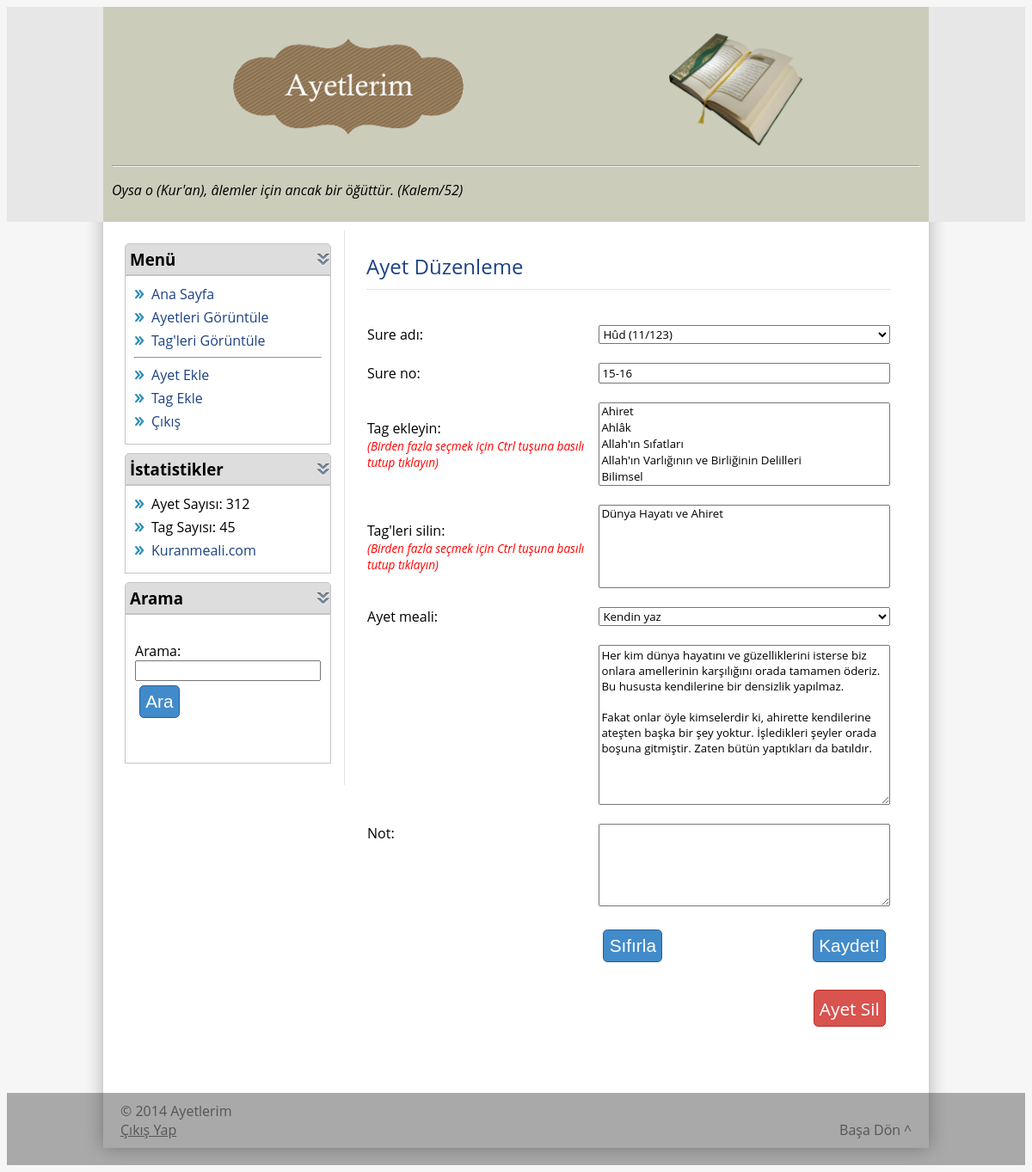
/ayetler.php?action=ayetDuzenle&ayetId=77 (signed in), run on the app's committed database.
### tables this page shows
CREATE TABLE IF NOT EXISTS `ayet` (
  `ayet_id` int(10) unsigned NOT NULL AUTO_INCREMENT,
  `tarih` int(10) unsigned NOT NULL,
  `sure_no` varchar(10) NOT NULL,
  `sure_adi` varchar(20) NOT NULL,
  `ayet_meal` varchar(5000) NOT NULL,
  `ek_not` varchar(5000) DEFAULT NULL,
  PRIMARY KEY (`ayet_id`)
);

### functions.php (called while the page is built, shortened)
<?php
function getLastResultNum($baglanti)
{
	$query = "SELECT FOUND_ROWS()";
	$result = mysqli_query($baglanti,$query);
	$result = mysqli_fetch_array($result, MYSQLI_NUM);
	return $result[0];
}
function tum_sureleri_ver()
{
	$sureler = array("Fâtiha", "Bakara", "Âl-i İmrân", "Nisâ", "Mâide", "Enâm", "Arâf", "Enfâl", "Tevbe", "Yunus", "Hûd", "Yusuf", "Rad", "İbrahim",
"Hicr", "Nahl", "İsrâ", "Kehf", "Meryem", "Tâ-Hâ", "Enbiyâ", "Hac", "Müminûn", "Nûr", "Furkan", "Şuarâ", "Neml", "Kasas", "Ankebût",
"Rûm", "Lokman", "Secde", "Ahzâb", "Sebe", "Fâtır", "Yâsin", "Sâffât", "Sâd", "Zümer", "Mümin", "Fussilet", "Şûrâ", "Zuhruf", "Duhân",
"Câsiye", "Ahkaf", "Muhammed", "Fetih", "Hucurât", "Kaf", "Zâriyât", "Tûr", "Necm", "Kamer", "Rahmân", "Vâkıa", "Hadid", "Mücâdele", "Haşr",
"Mümtehine", "Saf", "Cuma", "Münâfikûn", "Teğabün", "Talâk", "Tahrim", "Mülk", "Kalem", "Hâkka", "Meâric", "Nuh", "Cin", "Müzzemmil", "Müddessir",
"Kıyamet", "İnsan", "Mürselât", "Nebe", "Nâziât", "Abese", "Tekvir", "İnfitâr", "Mutaffifin", "İnşikak", "Bürûc", "Târık", "Alâ", "Gâşiye",
"Fecr", "Beled", "Şems", "Leyl", "Duhâ", "İnşirâh", "Tin", "Alak", "Kadir", "Beyyine", "Zilzâl", "Âdiyât", "Kâria", "Tekâsür", "Asr",
"Hümeze", "Fil", "Kureyş", "Mâûn", "Kevser", "Kâfirûn", "Nasr", "Tebbet", "İhlâs", "Felâk", "Nâs");
	return $sureler;
}
?>

### classes/Ayet.php (called while the page is built, shortened)
<?php
class Ayet {
	public function __construct( $data = array() )
	{
		if ( isset($data['ayet_id']) ) $this->ayet_id = (int) $data['ayet_id'];
		if ( isset($data['sure_no'])) $this->sure_no = $data['sure_no'];
		if ( isset($data['sure_adi'])) $this->sure_adi = $data['sure_adi'];
		if ( isset($data['ayet_meal'])) $this->ayet_meal = $data['ayet_meal'];
	}
	public static function getById( $ayet_id )
	{
		$bag = baglan();
		$query = "SELECT * FROM ayet WHERE ayet_id = '$ayet_id'";
		$result = mysqli_query($bag,$query);
		if( mysqli_num_rows($result) > 0 )
		{
			$data = mysqli_fetch_array($result);
			return new Ayet($data);
		}
		else rapor(FALSE, "$ayet_id ID'li ayet bulunamadı.");
	}
}
?>

### classes/AyetTag.php (called while the page is built, shortened)
<?php
require_once("functions.php");
class AyetTag {
	public static function getTagListByAyet( $ayet_id, $sahip_oldugu_tagler = TRUE, $limit = "LIMIT 1000", $order = "tarih DESC")
	{
		$bag = baglan();
		if($sahip_oldugu_tagler)
		{
			$query = "SELECT SQL_CALC_FOUND_ROWS * FROM tag, ayet_tag WHERE tag.tag_id = ayet_tag.tag_id AND ayet_id = '$ayet_id' ORDER BY " . $order . " " . $limit;
		}
		else
		{
			$query = "SELECT SQL_CALC_FOUND_ROWS tag_id FROM tag WHERE tag_id NOT IN ( SELECT tag_id FROM ayet_tag WHERE ayet_id = '$ayet_id' ) ORDER BY " . $order . " " . $limit;
		}
		$result = mysqli_query($bag,$query);
		$list = array();
		while( $data = mysqli_fetch_array($result, MYSQLI_NUM) )
		{
			$list[] = Tag::getById($data[0]);
		}
		$num = getLastResultNum($bag);
		return $list;
	}
}
?>

### classes/Tag.php (called while the page is built, shortened)
<?php
require_once("functions.php");
class Tag {
	public function __construct($data)
	{
		if(isset($data['tag_id'])) $this->tag_id = $data['tag_id'];
	}
	public static function getById( $tag_id)
	{
		$bag = baglan();
		$query = "SELECT * FROM tag WHERE tag_id = '$tag_id'";
		$result = mysqli_query($bag,$query);
		$data = mysqli_fetch_array($result);
		return new Tag($data);
	}
}
?>

### templates/ayetDuzenle.php (the view, shortened to what this page needs)
<?php include "templates/include/header.php" ?>
	<?php
	$ayet = $veriler['ayet'];
	$sahip_olunan_tagler = $veriler['sahip_olunan_tagler'];
	$sahip_olunmayan_tagler = $veriler['sahip_olunmayan_tagler'];
	?>
    <div id="content">
	<div id="title">Ayet Düzenleme</div>
	<form action="ayetler.php?action=ayetDuzenle" method="POST">
	<table>
		<tr>
			<td><label for="sure_index">Sure adı: </td>
			<td><select name="sure_index" id="sure_index">
			<?php
			$sureler = tum_sureleri_ver();
			$ayet_sayilari = tum_ayet_sayilari_ver();
			foreach($sureler as $index => $sure)
			{
				if($sure == $ayet->sure_adi)
					echo "<option value='" . ($index+1) . "' selected>$sure (" . ($index+1) . "/" . $ayet_sayilari[$index] . ")</option>\n";
				else
					echo "<option value='" . ($index+1) . "'>$sure (" . ($index+1) . "/" . $ayet_sayilari[$index] . ")</option>\n";
			}
			?></select>
			</label></td>
		</tr>
		<tr>
			<td><label for="sure_no">Sure no: </td>
			<td><input type="text" name="sure_no" id="sure_no" value="<?php echo $ayet->sure_no ?>" onfocusout="checkForm()" /></label></td>
		</tr>
		<tr>
			<td>
				Tag ekleyin: <br />
				<a style="font-size:.85em; font-style:italic; color:red;">(Birden fazla seçmek için Ctrl tuşuna basılı tutup tıklayın)</a>
			</td>
			<td>
				<select name="eklenecek_tagler[]" size="5" multiple>
					<?php
					if(count($sahip_olunmayan_tagler) > 0)
					{
						foreach($sahip_olunmayan_tagler as $tag)
						{
							echo "<option value='" . $tag->tag_id . "'>" .
								$tag->tag_adi . "</option>\n";
						}
					}
					else
					{
						echo "<option disabled='disabled'>Tag yok!</option>";
					}
					?>
				</select>
			</td>
		</tr>
		<tr>
			<td>
				Tag'leri silin: <br />
				<a style="font-size:.85em; font-style:italic; color:red;">(Birden fazla seçmek için Ctrl tuşuna basılı tutup tıklayın)</a>
			</td>
			<td>
				<select name="silinecek_tagler[]" size="5" multiple>
					<?php
					if(count($sahip_olunan_tagler) > 0)
					{
						foreach($sahip_olunan_tagler as $tag)
						{
							echo "<option value='" . $tag->tag_id . "'>" .
								$tag->tag_adi . "</option>\n";
						}
					}
					else
					{
						echo "<option disabled='disabled'>Tag yok!</option>";
					}
					?>
				</select>
			</td>
		</tr>
		<tr>
		<td style="vertical-align:top;">Ayet meali: </td>
		<td>
			<select name="meal_sec" onchange="mealSec()" id="meal_sec">
					<option value="kendin" selected="true">Kendin yaz</option>
			</select>
		</td>
		</tr>
		<tr>
			<td></td>
			<td>
			<textarea id="ayet_meal" name="ayet_meal" cols="50" rows="10"><?php echo $ayet->ayet_meal ?></textarea>
			</td>
		</tr>
		<tr>
			<td style="vertical-align:top;"><label for="ek_not">Not: </td>
			<td><textarea name="ek_not" cols="50" rows="5"><?php echo $ayet->ek_not ?></textarea></label></td>
		</tr>
		<tr>
			<td />
			<td><input type="submit" name="ayetDuzenle" value="Kaydet!" class="button" style="float:right;" id="form_submit" onclick="checkForm()"><input type="reset" value="Sıfırla" class="button" style="float:left;" id="sifirla_button"></td>
		</tr>
		<tr>
			<td />
			<td><a href="<?php echo "ayetler.php?action=ayetSil&ayetId=" . $ayet->ayet_id ?>" class="button" id="kirmizi" style="float:right;">Ayet Sil</a></td>
		</tr>
	</table>
	</form>
	</div>
<?php include "templates/include/footer.php" ?>

### style.css (style rules this page uses)
body { font-family:'Open Sans','Helvetica'; background-color: #F6F6F6; color: #000; }
table { border-spacing: 0 20px; }
#content { width: 610px; padding: 25px; float: left; }
textarea, input[type=text], input[type=password], select { width: 100%; font-family:'Open Sans', 'Helvetica'; }
.button { border:1px solid #285e8e; font-size:1.3em; text-decoration:none; margin:5px; border-radius: .25em; -moz-border-radius: .25em; -webkit-border-radius: .25em; background-color:#428bca; padding:.3em; color:white; }
#kirmizi.button { background-color:#d9534f; border-color:#b92c28; }
#title { padding-bottom: 10px; margin-bottom: 20px; border-bottom: 1px solid #E5E5E5; color: #1d4283; font-size: 1.5em; }

### data on the page
ayet: sure_index "Hûd (11/123)", sure_no "15-16", ayet_meal "Her kim dünya hayatını ve güzelliklerini isterse biz onlara amellerinin karşılığını orada tamamen öderiz. Bu hususta kendilerine bir densizlik yapılmaz. Fakat onlar öyle kimselerdir ki, ahirette kendilerine ateşten başka bir şey yoktur. İşledikleri şeyler orada boşuna gitmiştir. Zaten bütün yaptıkları da batıldır."

### other printed values
Ayet::getTotalAyetNumber() "312"
Tag::getTotalTagNumber() "45"
